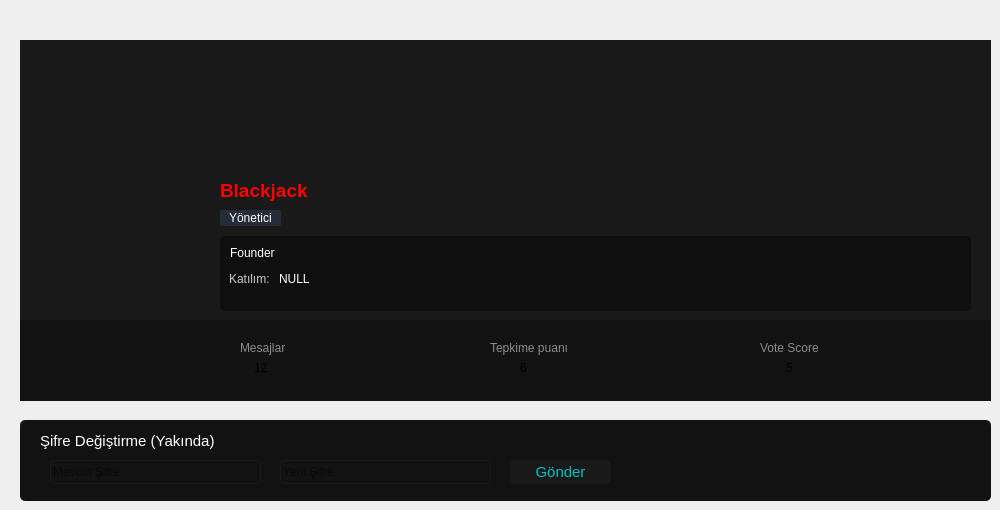
         <widget class="QWidget" name="accountTab">
          <attribute name="title">
           <string>ACCOUNT</string>
          </attribute>
          <widget class="QLabel" name="label">
           <property name="geometry">
            <rect>
             <x>20</x>
             <y>40</y>
             <width>971</width>
             <height>281</height>
            </rect>
           </property>
           <property name="styleSheet">
            <string notr="true">background-color: #191919;</string>
           </property>
           <property name="text">
            <string/>
           </property>
           <property name="scaledContents">
            <bool>false</bool>
           </property>
          </widget>
          <widget class="QWidget" name="widget_2" native="true">
           <property name="geometry">
            <rect>
             <x>20</x>
             <y>320</y>
             <width>971</width>
             <height>81</height>
            </rect>
           </property>
           <property name="styleSheet">
            <string notr="true">background-color:#121212;
border-radius:0px;</string>
           </property>
           <widget class="QLabel" name="label_7">
            <property name="geometry">
             <rect>
              <x>220</x>
              <y>20</y>
              <width>49</width>
              <height>16</height>
             </rect>
            </property>
            <property name="font">
             <font/>
            </property>
            <property name="styleSheet">
             <string notr="true">color: #8c8c8c;</string>
            </property>
            <property name="text">
             <string>Mesajlar</string>
            </property>
           </widget>
           <widget class="QLabel" name="label_8">
            <property name="geometry">
             <rect>
              <x>234</x>
              <y>40</y>
              <width>21</width>
              <height>16</height>
             </rect>
            </property>
            <property name="font">
             <font/>
            </property>
            <property name="text">
             <string>12</string>
            </property>
           </widget>
           <widget class="QLabel" name="label_9">
            <property name="geometry">
             <rect>
              <x>500</x>
              <y>40</y>
              <width>21</width>
              <height>16</height>
             </rect>
            </property>
            <property name="font">
             <font/>
            </property>
            <property name="text">
             <string>6</string>
            </property>
           </widget>
           <widget class="QLabel" name="label_10">
            <property name="geometry">
             <rect>
              <x>470</x>
              <y>20</y>
              <width>81</width>
              <height>16</height>
             </rect>
            </property>
            <property name="font">
             <font/>
            </property>
            <property name="styleSheet">
             <string notr="true">color: #8c8c8c;</string>
            </property>
            <property name="text">
             <string>Tepkime puanı</string>
            </property>
           </widget>
           <widget class="QLabel" name="label_11">
            <property name="geometry">
             <rect>
              <x>766</x>
              <y>40</y>
              <width>21</width>
              <height>16</height>
             </rect>
            </property>
            <property name="font">
             <font/>
            </property>
            <property name="text">
             <string>5</string>
            </property>
           </widget>
           <widget class="QLabel" name="label_12">
            <property name="geometry">
             <rect>
              <x>740</x>
              <y>20</y>
              <width>71</width>
              <height>16</height>
             </rect>
            </property>
            <property name="font">
             <font/>
            </property>
            <property name="styleSheet">
             <string notr="true">color: #8c8c8c;</string>
            </property>
            <property name="text">
             <string>Vote Score</string>
            </property>
           </widget>
          </widget>
          <widget class="QLabel" name="pp">
           <property name="geometry">
            <rect>
             <x>40</x>
             <y>180</y>
             <width>161</width>
             <height>161</height>
            </rect>
           </property>
           <property name="styleSheet">
            <string notr="true">border-radius:50px;</string>
           </property>
           <property name="text">
            <string/>
           </property>
           <property name="scaledContents">
            <bool>true</bool>
           </property>
          </widget>
          <widget class="QLabel" name="label_2">
           <property name="geometry">
            <rect>
             <x>220</x>
             <y>175</y>
             <width>91</width>
             <height>31</height>
            </rect>
           </property>
           <property name="font">
            <font>
             <pointsize>14</pointsize>
             <bold>true</bold>
            </font>
           </property>
           <property name="styleSheet">
            <string notr="true">color: #FF0000;
border-radius:none;
background-color: rgba(255, 255, 255, 0);</string>
           </property>
           <property name="text">
            <string>Blackjack</string>
           </property>
          </widget>
          <widget class="QLabel" name="label_3">
           <property name="geometry">
            <rect>
             <x>220</x>
             <y>210</y>
             <width>61</width>
             <height>16</height>
            </rect>
           </property>
           <property name="font">
            <font/>
           </property>
           <property name="styleSheet">
            <string notr="true">padding: 1px 6px;text-align: center;color: #fff;
    background: #262d39;
    border-color: #3a4558;
    border-color: transparent;
border-radius:2px;</string>
           </property>
           <property name="text">
            <string>Yönetici</string>
           </property>
          </widget>
          <widget class="QWidget" name="widget_3" native="true">
           <property name="geometry">
            <rect>
             <x>220</x>
             <y>230</y>
             <width>751</width>
             <height>81</height>
            </rect>
           </property>
           <property name="styleSheet">
            <string notr="true">color: #fff;
    background: rgba(0,0,0,0.4);
    border-radius: 4px;
    padding: 6px;
    margin-top: 6px;
    </string>
           </property>
           <widget class="QLabel" name="label_4">
            <property name="geometry">
             <rect>
              <x>1</x>
              <y>4</y>
              <width>91</width>
              <height>31</height>
             </rect>
            </property>
            <property name="font">
             <font/>
            </property>
            <property name="styleSheet">
             <string notr="true">border:none;
background-color: rgba(255, 255, 255, 0);</string>
            </property>
            <property name="text">
             <string>Founder</string>
            </property>
           </widget>
           <widget class="QLabel" name="label_5">
            <property name="geometry">
             <rect>
              <x>0</x>
              <y>30</y>
              <width>71</width>
              <height>31</height>
             </rect>
            </property>
            <property name="font">
             <font/>
            </property>
            <property name="styleSheet">
             <string notr="true">color: #ccc;border:none;
background-color: rgba(255, 255, 255, 0);</string>
            </property>
            <property name="text">
             <string>Katılım: </string>
            </property>
           </widget>
           <widget class="QLabel" name="label_6">
            <property name="geometry">
             <rect>
              <x>50</x>
              <y>30</y>
              <width>91</width>
              <height>31</height>
             </rect>
            </property>
            <property name="font">
             <font/>
            </property>
            <property name="styleSheet">
             <string notr="true">border:none;
background-color: rgba(255, 255, 255, 0);</string>
            </property>
            <property name="text">
             <string>NULL</string>
            </property>
           </widget>
          </widget>
          <widget class="QWidget" name="widget_4" native="true">
           <property name="enabled">
            <bool>false</bool>
           </property>
           <property name="geometry">
            <rect>
             <x>20</x>
             <y>420</y>
             <width>971</width>
             <height>81</height>
            </rect>
           </property>
           <property name="styleSheet">
            <string notr="true">background-color:#121212;
border-radius:5px;</string>
           </property>
           <widget class="QLabel" name="label_13">
            <property name="geometry">
             <rect>
              <x>20</x>
              <y>10</y>
              <width>181</width>
              <height>21</height>
             </rect>
            </property>
            <property name="font">
             <font>
              <pointsize>11</pointsize>
              <bold>false</bold>
             </font>
            </property>
            <property name="styleSheet">
             <string notr="true">color: rgb(255, 255, 255);</string>
            </property>
            <property name="text">
             <string>Şifre Değiştirme (Yakında)</string>
            </property>
           </widget>
           <widget class="QLineEdit" name="lineEdit">
            <property name="geometry">
             <rect>
              <x>30</x>
              <y>40</y>
              <width>211</width>
              <height>24</height>
             </rect>
            </property>
            <property name="font">
             <font/>
            </property>
            <property name="styleSheet">
             <string notr="true">border:1px solid #191919;border-radius:4px;</string>
            </property>
            <property name="echoMode">
             <enum>QLineEdit::Password</enum>
            </property>
            <property name="placeholderText">
             <string>Mevcut Şifre</string>
            </property>
           </widget>
           <widget class="QLineEdit" name="lineEdit_2">
            <property name="enabled">
             <bool>false</bool>
            </property>
            <property name="geometry">
             <rect>
              <x>260</x>
              <y>40</y>
              <width>211</width>
              <height>24</height>
             </rect>
            </property>
            <property name="font">
             <font>
              <bold>false</bold>
             </font>
            </property>
            <property name="styleSheet">
             <string notr="true">border:1px solid #191919;border-radius:4px;</string>
            </property>
            <property name="echoMode">
             <enum>QLineEdit::Password</enum>
            </property>
            <property name="placeholderText">
             <string>Yeni Şifre</string>
            </property>
           </widget>
           <widget class="QPushButton" name="pushButton">
            <property name="enabled">
             <bool>false</bool>
            </property>
            <property name="geometry">
             <rect>
              <x>490</x>
              <y>40</y>
              <width>101</width>
              <height>24</height>
             </rect>
            </property>
            <property name="font">
             <font>
              <pointsize>11</pointsize>
              <bold>false</bold>
             </font>
            </property>
            <property name="styleSheet">
             <string notr="true">border-radius:5px;
background-color:#191919;
color:rgb(0, 195, 195)
</string>
            </property>
            <property name="text">
             <string>Gönder</string>
            </property>
           </widget>
          </widget>
         </widget>
